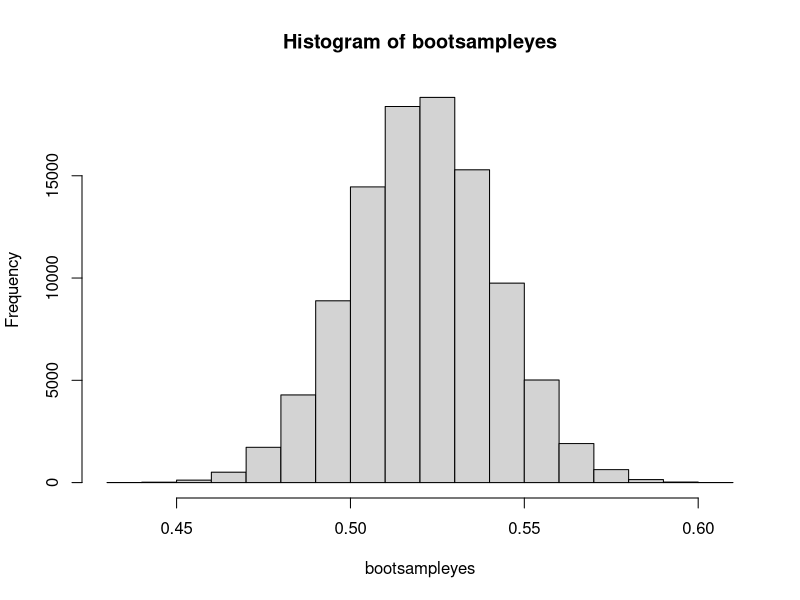

Generate this figure with R:
nrepl=100000

alpha=.05

Npeople=225778000
nsample=603
observedyes=314

pyes=observedyes/nsample
Kyes=round(Npeople*pyes)

nsampleyes=numeric(nrepl)
  
for (i in 1:nrepl){
  balls=sample(Npeople,nsample)
  nsampleyes[i]=sum(balls<Kyes)
}

bootsampleyes=sort(nsampleyes/nsample)

#quartz()
hist(bootsampleyes)
  
print(bootsampleyes[round(nrepl*c(alpha/2,.5,1-alpha/2))])
